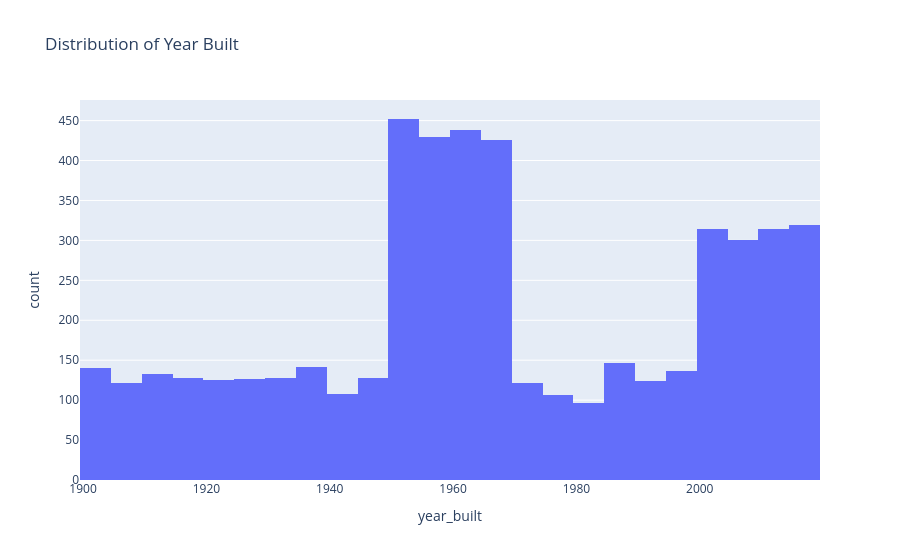

The notebook cell this image was saved under:
### Code cell
# plot number of buildings by year built
fig = px.histogram(df, x="year_built", nbins=25, title="Distribution of Year Built")
fig.show()

### Figure 1 — Plotly figure (JSON) as saved in the notebook; plotly's stock layout.template omitted (floating-point values rounded to 4 significant figures; data arrays with more than 128 entries replaced by an {"elided": "..."} marker saying what was removed)
{"data": [{"bingroup": "x", "hovertemplate": "year_built=%{x}<br>count=%{y}<extra></extra>", "legendgroup": "", "marker": {"color": "#636efa", "pattern": {"shape": ""}}, "name": "", "nbinsx": 25, "orientation": "v", "showlegend": false, "type": "histogram", "x": {"elided": "5000 int values"}, "xaxis": "x", "yaxis": "y"}], "layout": {"barmode": "relative", "legend": {"tracegroupgap": 0}, "title": {"text": "Distribution of Year Built"}, "xaxis": {"anchor": "y", "domain": [0, 1], "title": {"text": "year_built"}}, "yaxis": {"anchor": "x", "domain": [0, 1], "title": {"text": "count"}}}}
